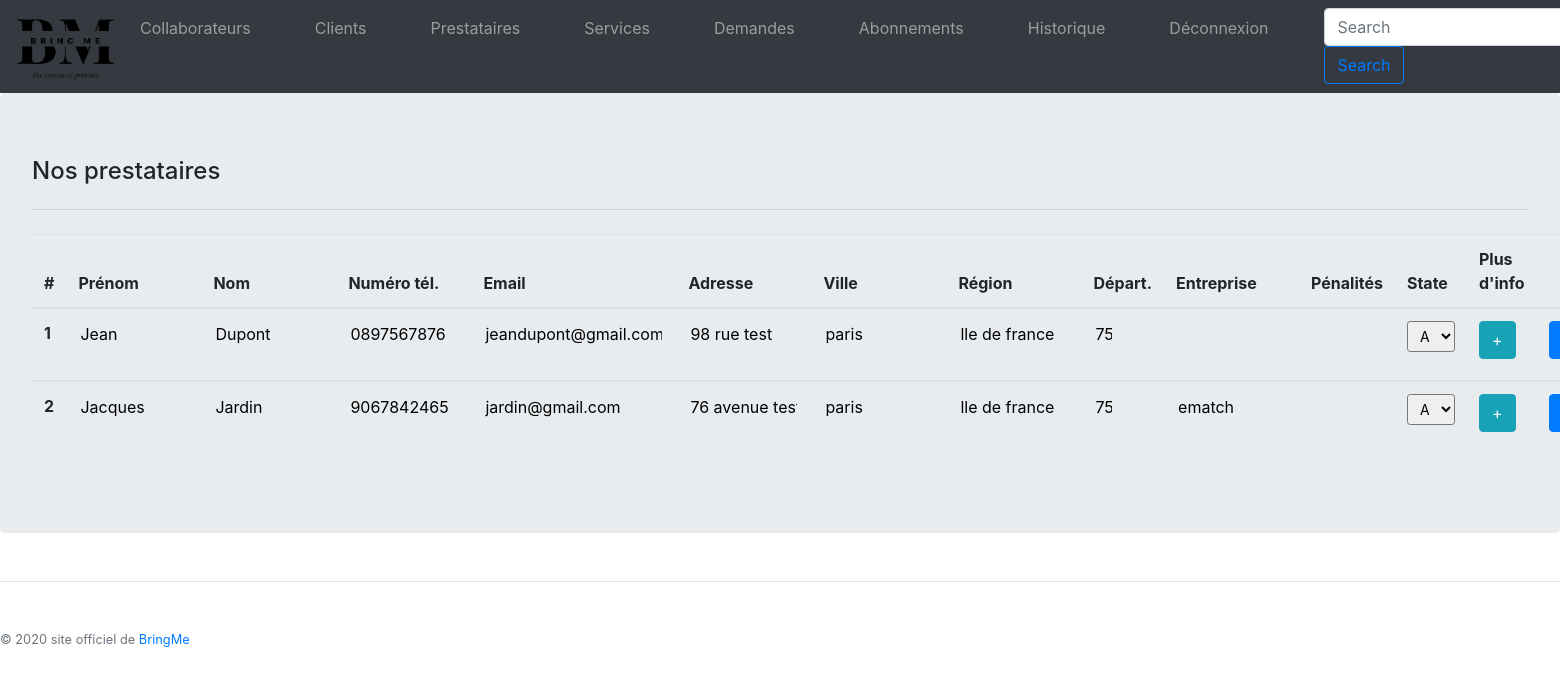
The app's page /back/provider.php (signed in), older data.
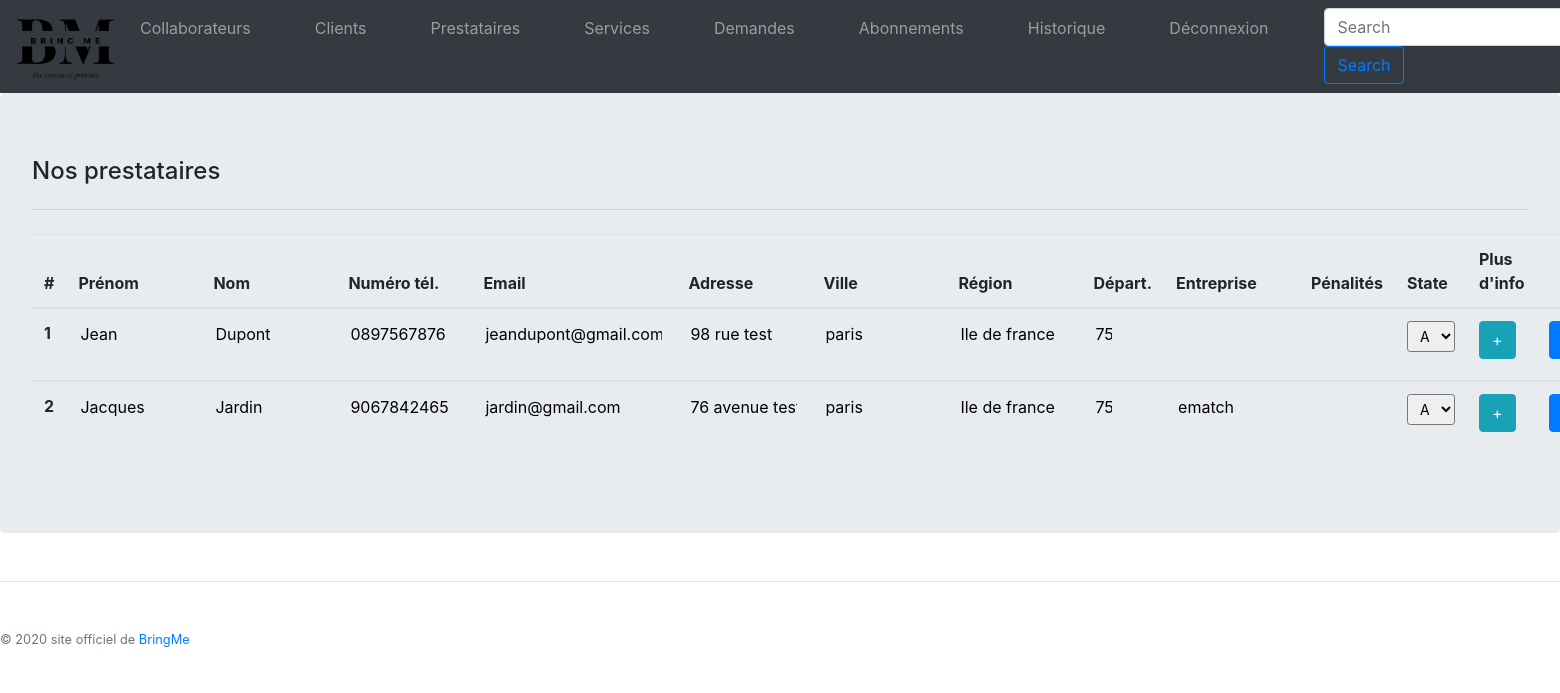
The same page, newer data.
### tables this page shows
CREATE TABLE IF NOT EXISTS `PROVIDER` (
  `idProvider` INT AUTO_INCREMENT,
  `providerFirstName` VARCHAR(50),
  `providerLastName` VARCHAR(45),
  `providerPhone` VARCHAR(20),
  `providerEmail` VARCHAR(50) NOT NULL,
  `providerPassword` VARCHAR(255) NOT NULL,
  `providerAddress` VARCHAR(250),
  `providerIdCity` INT,
  `companyName` VARCHAR(45),
  `providerRate` FLOAT,
  `providerAnnulation` INT,
  `state` TINYINT(1),
  `providerGuid` char(36),
  PRIMARY KEY (`idProvider`),
  INDEX `PROVIDER_CITY_FK` (`providerIdCity` ASC),
  CONSTRAINT `PROVIDER_CITY_FK`
    FOREIGN KEY (`providerIdCity`)
    REFERENCES `CITY` (`idCity`)
    ON DELETE CASCADE);

CREATE TABLE IF NOT EXISTS `CITY` (
  `idCity` INT AUTO_INCREMENT,
  `cityName` VARCHAR(50),
  `cityRegion` VARCHAR(50),
  `cityDepartement` VARCHAR(50),
  PRIMARY KEY (`idCity`));

### back/provider.php (the view, shortened to what this page needs)
<?php include('../include/config.php');
$query = $pdo->prepare('SELECT * FROM PROVIDER INNER JOIN CITY ON providerIdCity = idCity');
$query->execute();
$resultats = $query->fetchAll();
$providerCounter = 0;
?>
<!DOCTYPE html>
<html>
<head>
  <link rel="stylesheet" href="../css/bootstrap.min.css">
  <link rel="stylesheet" href="../css/inscription.css">
</head>
<body>
 <?php include('../include/config.php');
 include('../css/linkCss.php');
 include('include/headerBack.php');
 ?>
<div class="jumbotron table-responsive-xl">
        <h4>Nos prestataires</h4>
        <hr class="my-4">
 <table class="table table-hover">
    <thead>
      <tr>
        <th scope="col">#</th>
        <th scope="col">Prénom</th>
        <th scope="col">Nom</th>
        <th scope="col">Numéro tél.</th>
        <th scope="col">Email</th>
        <th scope="col">Adresse</th>
        <th scope="col">Ville</th>
        <th scope="col">Région</th>
        <th scope="col">Départ.</th>
        <th scope="col">Entreprise</th>
        <th scope="col">Pénalités</th>
        <th scope="col">State</th>
        <th scope="col">Plus d'info</th>
        <th scope="col"> </th>
      </tr>
    </thead>
  <?php foreach ($resultats as $provider) { ?>
        <tbody>
          <tr <?php if (isset($_GET['providerSelected']) && $_GET['providerSelected'] == $provider['idProvider']){ echo 'class="table-active"'; }?>>
            <form action="PHP/prestataireMAJ.php" method="POST">
              <th scope="row"><?php echo $provider['idProvider']; ?></th>
                  <td>
                    <input type="text" class="input" name="firstName" value="<?php echo $provider['providerFirstName']; ?>">
                  </td>
                  <td>
                    <input type="text" class="input" name="lastName" value="<?php echo $provider['providerLastName']; ?>">
                  </td>
                  <td>
                    <input type="text" placeholder= "0123456789" class="input" name="phone" value="<?php echo $provider['providerPhone']; ?>">
                  </td>
                  <td>
                    <input type="text" class="inputEmail" name="mail" value="<?php echo $provider['providerEmail']; ?>">
                  </td>
                  <td>
                    <input type="text" class="input" name="adresse" value="<?php echo $provider['providerAddress']; ?>">
                  </td>
                  <td>
                    <input type="text" class="input" name="city" value="<?php echo $provider['cityName']; ?>">
                  </td>
                  <td>
                    <input type="text" class="input" name="region" value="<?php echo $provider['cityRegion']; ?>">
                  </td>
                  <td>
                    <input type="text" class="inputNbr" name="departement" value="<?php echo $provider['cityDepartement']; ?>">
                  </td>
                  <td>
                    <input type="text" class="input" name="companyName" value="<?php echo $provider['companyName']; ?>">
                  </td>
                  <td>
                    <input type="text" class="inputNbr" name="annulation" value="<?php echo $provider['providerAnnulation']; ?>">
                  </td>
                  <td>
                    <div class="form-group">
                      <select class="form-control-sm" name="state">
                        <option <?php if ($provider['state'] == 0 ){ echo 'selected'; }?>>A</option>
                      </select>
                    </div>
                  </td>
                  <td>
                    <button type="button" class="btn btn-info" data-toggle="modal" data-target="#exampleModal-<?php echo $providerCounter; ?>">
                       +
                    </button>
                    <?php $providerCounter++;
                           ?>
                  </td>
                  <td>
                    <input type="submit" name="pwd" class="btn btn-primary" value="MDP">
                  </td>
            </form>
          </tr>
        </tbody>
  <?php
        } ?>
</table>
</div>
  <?php include('../include/footer.php'); ?>
</body>
</html>

Row changes from the older to the newer data that the page shows:
changed through a linked row, provider "Jean": region "lle de france" → "Ile de france"
changed through a linked row, provider "Jacques": region "lle de france" → "Ile de france"
